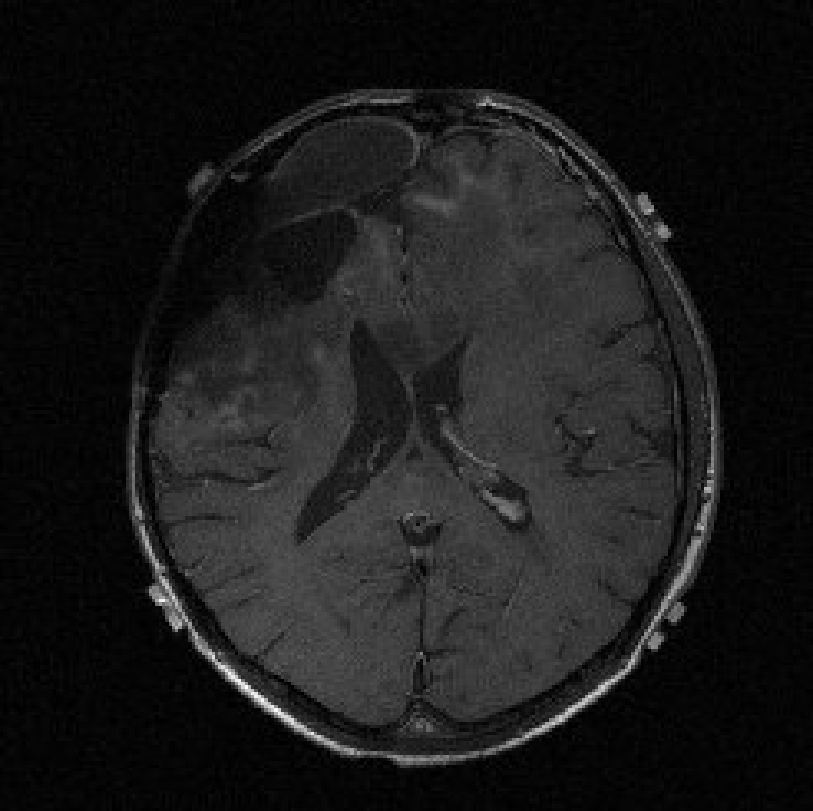
#> input picture fiducial.png, 813 x 811 px
$ python -i process_updated.py   (imports and definitions only)   (older library calls are emulated)
#> lines starting #> are read from the running program, lines starting #| are printed output that depends on the picture; after the words box and inside, x2 and y2 are one past the last pixel; in counts of white or black regions, pixels touching at a corner belong together
#> further down, picture is the input picture: shape (811, 813); min 0, max 255, mean 26.4
from __future__ import print_function
from scipy.ndimage.filters import gaussian_filter1d, gaussian_filter
import numpy as np
import cv2
from matplotlib import pyplot as plt
import argparse
from sklearn.cluster import KMeans
from random import randint
import dicom

# Import DICOM file as numpy array
# [31 lines left out: functions import_dicom, display, not called in this run]

# Contrast Limited Adaptive Histogram Equalization
def clahe_img(image, clipLimit=2.0, tileGridSize=(8, 8), verbose=False):
#> called with clipLimit = 2, tileGridSize = (8, 8), verbose = False
    improved = cv2.createCLAHE(clipLimit=clipLimit,
                               tileGridSize=tileGridSize).apply(image)
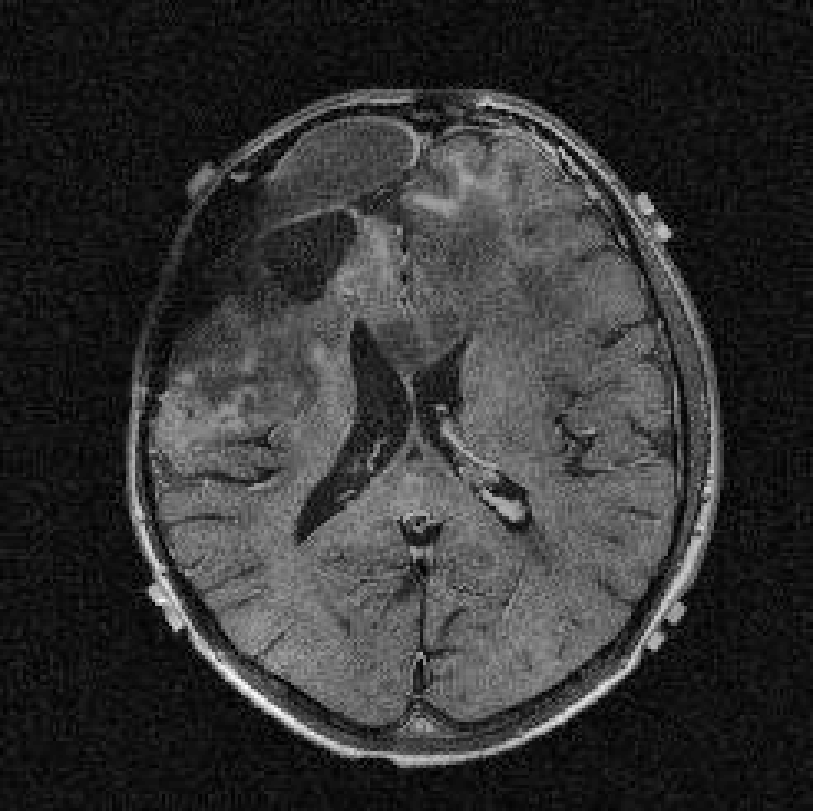
#> improved: shape (811, 813); min 1, max 255, mean 51.2
    if verbose:
        display(improved, 'After CLAHE')
    return improved.astype(np.uint8)

# Smoothened Image Histogram
def img_hist(image, hist_filter_sigma=2):
#> called with hist_filter_sigma = 2
    hist = cv2.calcHist([image], [0], None, [256], [0, 256])
#> hist = 256 values, max 46390 at index 17, min 0 at index 0, mean 2575.6
    hist = np.reshape(hist, (len(hist)))
    return gaussian_filter1d(hist, hist_filter_sigma)

# Returns "1st" local minima of a function
def func_minima(func):
    for i in range(len(func)):
        if i > 0 and i < (len(func) -1) and func[i] <= func[i - 1] and\
        func[i] <= func[i + 1]:
            return i

# Second-derivative of Ratio Curve of Image Histogram: Normalized Rate Curve
# [20 lines left out: function norm_rate_curve, not called in this run]

# Thresholding of image from 1st minima of histogram
# NOTE: This only works if background is noticeably darker than the brain
def thresh_hist(image, thresh_filter_sigma=2.7, clahe=True, verbose=False,
                **kwargs):
    if clahe:
        image = clahe_img(image, verbose=verbose)
    hist = img_hist(image, **kwargs)
#> hist = 256 values, max 21224.5 at index 15, min 5.02 at index 254, mean 2575.6
    threshold = func_minima(hist)
#> the loop in func_minima, `for i in range(len(func)):` made 46 passes
#> threshold = 45
    new_img = np.where(image>=threshold, 255 * np.ones(image.shape),
                       np.zeros(image.shape))
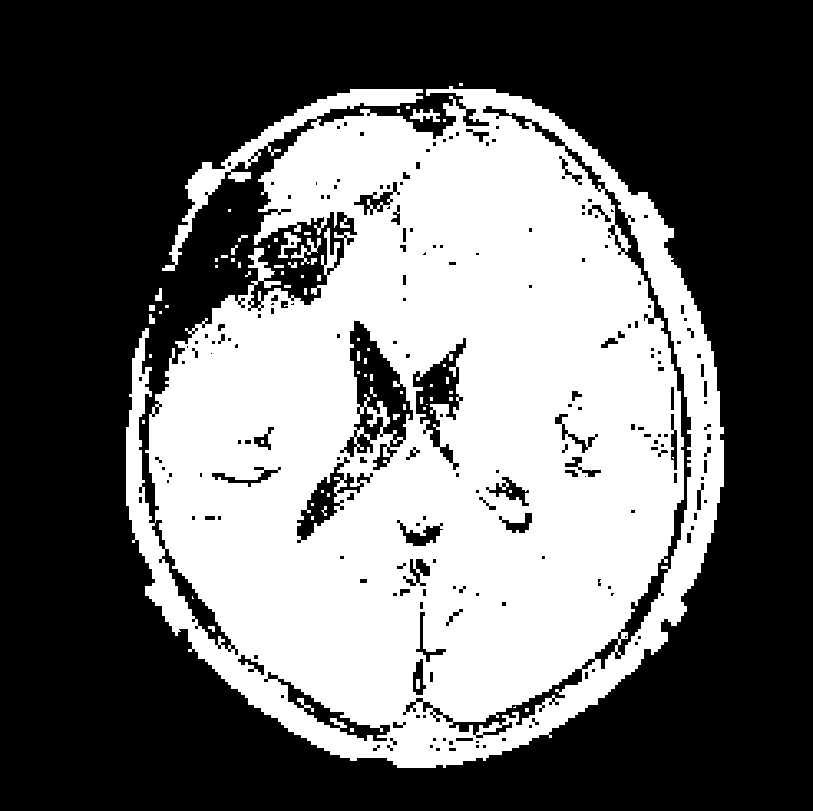
#> new_img: shape (811, 813) float64; 41.5% white; 69 white regions (43 under 20 px)
    new_img = gaussian_filter(new_img, thresh_filter_sigma)
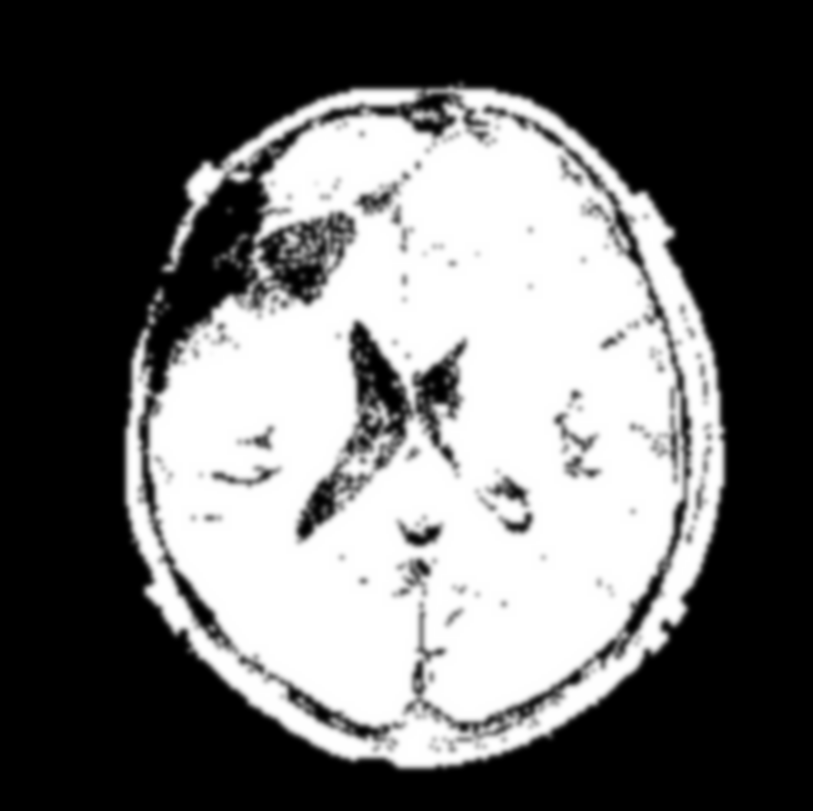
#> new_img: shape (811, 813) float64; min 0, max 255, mean 105.9
    thresh_img = ((new_img.astype(np.float32) / new_img.max()) * 255).astype(
                 np.uint8)

    if verbose:
        plt.figure()
        plt.title('Image Histogram')
        plt.plot(np.arange(len(hist)), hist)
        plt.plot(threshold, hist[threshold], 'rx')
        plt.show(block=False)

        display(thresh_img, 'Thresholded Image')

    return thresh_img

# Adaptive gaussian thresholding
# [60 lines left out: functions thresh_adaptive, thresh_otsu, canny_edge, not called in this run]


#laplacian edge detection
def laplacian(image,verbose=False,edge_filter_sigma=4,**kwargs):
    image = thresh_hist(image, verbose=verbose, **kwargs)
    edges= cv2.Laplacian(image,cv2.CV_64F)
    edges = gaussian_filter(edges, edge_filter_sigma)
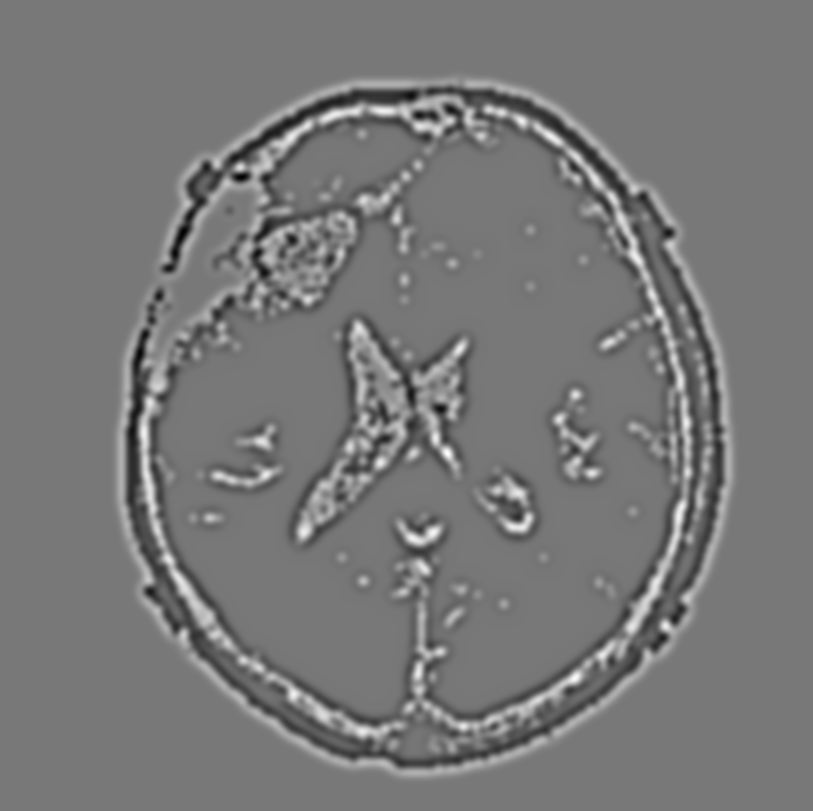
#> edges: shape (811, 813) float64; min -5.73, max 6.45, mean 7.63e-19; drawn with min black and max white
    edges = ((edges.astype(np.float32) / edges.max()) * 255).astype(np.uint8)
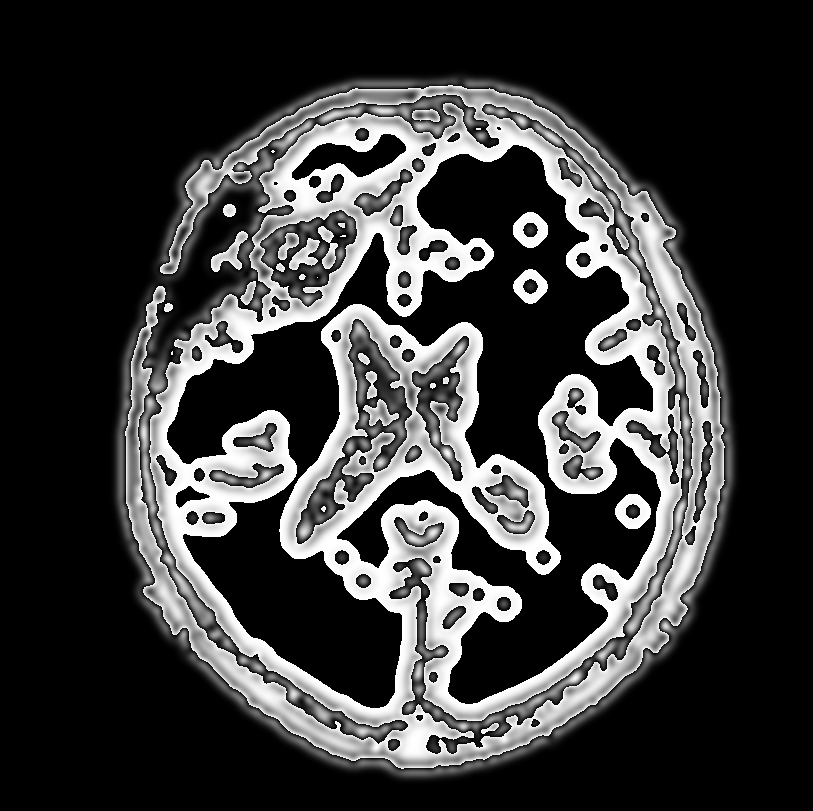
#> edges: shape (811, 813); min 0, max 255, mean 57


    if verbose:
        display(edges, 'Image Edges')

    return edges

#Sobel filter edge detection
# [10 lines left out: function sobel, not called in this run]


# Longest-edge from contours in image
def longest_edge(image, canny=False, outline_filter_sigma=2, verbose=False,
                 **kwargs):
    if canny:
        image = canny_edge(image, verbose=verbose, **kwargs)
    else:
        image=laplacian(image,verbose=verbose,**kwargs)

    image, contours, hierarchy = cv2.findContours(image, cv2.RETR_EXTERNAL,
                                                  cv2.CHAIN_APPROX_SIMPLE)
#> contours = 1 contour; box (x1, y1, x2, y2) and area: (109, 68, 741, 785) 357710
    max_len = 0
    outline = None
    for contour in contours:
        if contour.shape[0] > max_len:
            max_len = contour.shape[0]
            outline = contour
#> this loop made 1 pass
#> max_len on pass 1: 916
#> after the loop, max_len = 916; outline = contour of 916 points, box (x1, y1, x2, y2) (109, 68, 741, 785), area 357710
    outline_img = cv2.drawContours(np.zeros(image.shape), [outline], -1,
                                   (255, 255, 255), 2)
#> outline_img: shape (811, 813) float64; 1.1% white; 1 white region, box (x1, y1, x2, y2) and area: (108, 67, 742, 786) 7413
    smooth_outline = gaussian_filter(outline_img, outline_filter_sigma)
    outline_img = ((smooth_outline.astype(np.float32) / smooth_outline.max(
                    )) * 255).astype(np.uint8)

    if verbose:
        display(outline_img, 'Longest Edge')

    return outline_img

# Harris Corners
def harris_corners(image, outline=True, blockSize=2, ksize=3, harris_k=0.06,
                   verbose=False, **kwargs):
    if outline:
        image = longest_edge(image, verbose=verbose, **kwargs)

    raw_corners = cv2.cornerHarris(image, blockSize, ksize, harris_k)
    dilated = cv2.dilate(raw_corners, None)
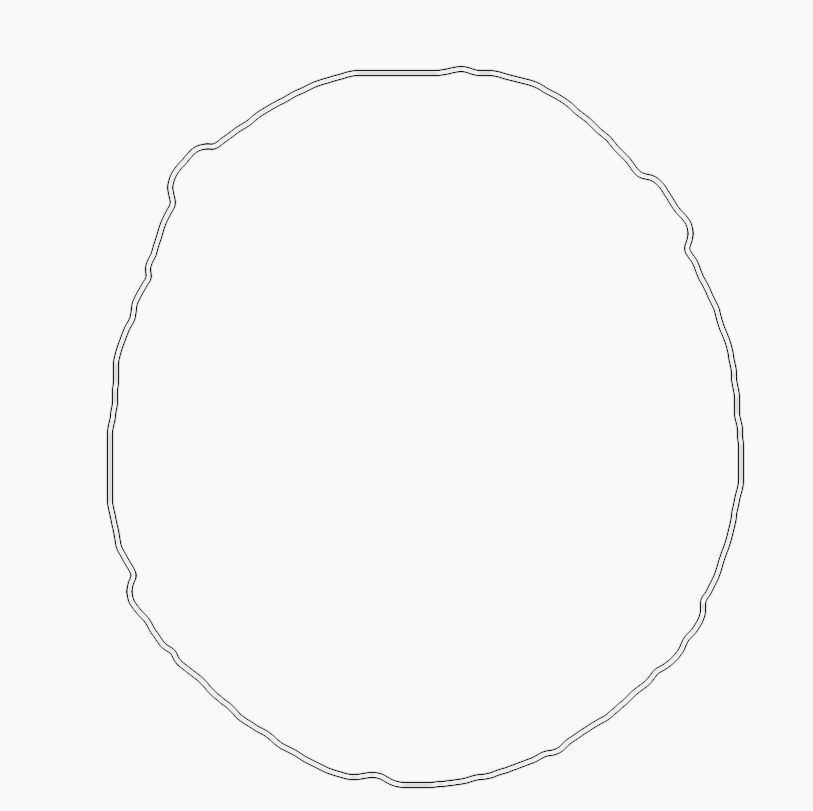
#> dilated: shape (811, 813) float32; min -0.00102, max 2.42e-05, mean -6.21e-06; drawn with min black and max white
    _, scaled = cv2.threshold(dilated, 0.01 * dilated.max(), 255, 0)
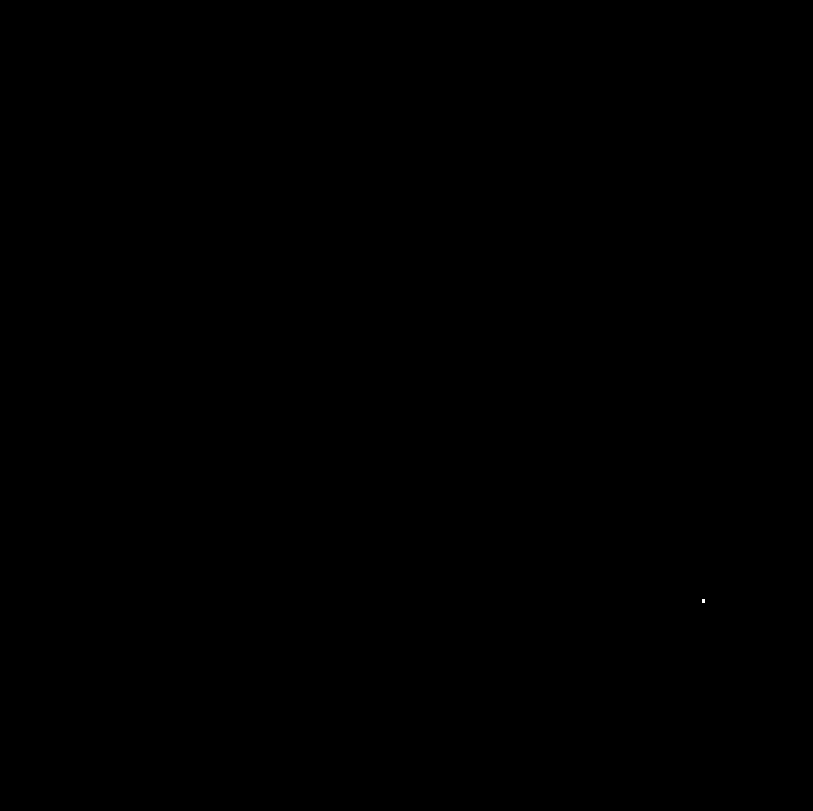
#> scaled: shape (811, 813) float32; 0% white; 1 white region (1 under 20 px)
    corners = scaled.astype(np.uint8)
#> corners: shape (811, 813); 0% white; 1 white region (1 under 20 px)

    if verbose:
        display(corners, 'Outline corners')

    return corners

  #SIFT corner detection ERROR :'Module has no object SIFT'
# [84 lines left out: functions sift, shi_tomasi, fast, orb_corner, crop, not called in this run]

parser = argparse.ArgumentParser(description="Fiducial Localization")
# [19 lines not run here, left out]

>>> import cv2
>>> picture = cv2.imread('fiducial.png', cv2.IMREAD_GRAYSCALE)
>>> result = harris_corners(picture)
